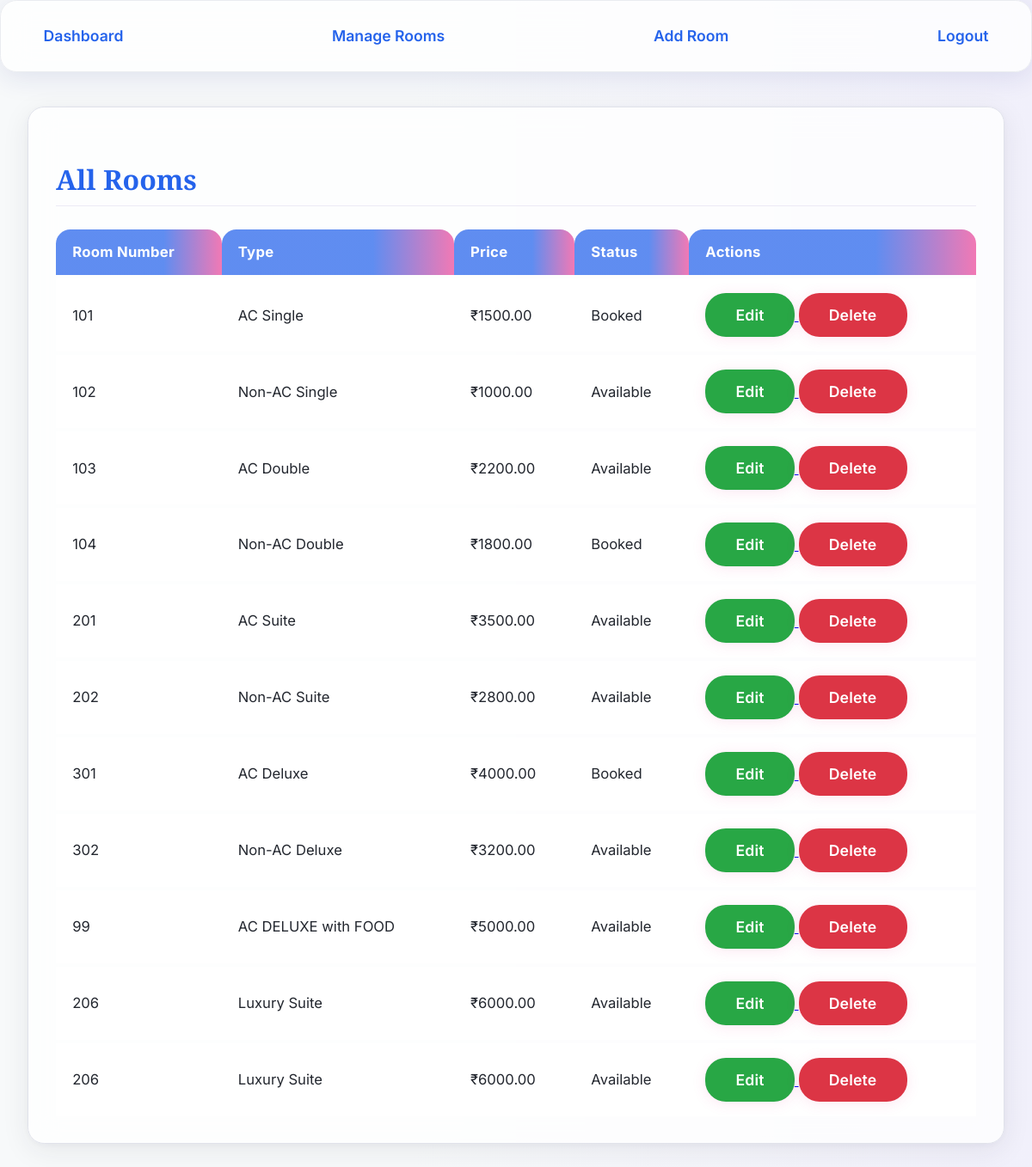
Page /admin_rooms.php (signed in) on the committed database.
### tables this page shows
CREATE TABLE `rooms` (
  `id` int(11) NOT NULL,
  `room_number` varchar(10) NOT NULL,
  `type` varchar(50) NOT NULL,
  `price` decimal(10,2) NOT NULL,
  `available` tinyint(1) DEFAULT 1
);

### admin_rooms.php (the view, shortened to what this page needs)
<?php
include 'db.php';
$sql = "SELECT * FROM rooms";
$result = $conn->query($sql);
?>
<!DOCTYPE html>
<html>
<head>
  <link rel="stylesheet" href="style.css">
</head>
<body>
  <div class="navbar">
    <a href="admin_dashboard.php">Dashboard</a>
    <a href="admin_rooms.php">Manage Rooms</a>
    <a href="admin_add_room.php">Add Room</a>
    <a href="logout.php">Logout</a>
  </div>
  <div class="container">
    <div class="card">
      <h2>All Rooms</h2>
      <table>
        <tr>
          <th>Room Number</th>
          <th>Type</th>
          <th>Price</th>
          <th>Status</th>
          <th>Actions</th>
        </tr>
        <?php while($row = $result->fetch_assoc()): ?>
        <tr>
          <td><?= $row['room_number'] ?></td>
          <td><?= $row['type'] ?></td>
          <td>₹<?= $row['price'] ?></td>
          <td><?= $row['available'] ? 'Available' : 'Booked' ?></td>
          <td>
            <a href="admin_edit_room.php?id=<?= $row['id'] ?>">
              <button style="background: #28a745">Edit</button>
            </a>
            <form action="admin_delete_room.php" method="POST" style="display:inline-block">
              <button type="submit" style="background: #dc3545">Delete</button>
            </form>
          </td>
        </tr>
        <?php endwhile; ?>
      </table>
    </div>
  </div>
</body>
</html>

### style.css (style rules this page uses)
:root { --primary: #2563eb; --secondary: #ec4899; --light: #f7f9fa; --dark: #191a23; --success: #22c55e; --danger: #ef4444; --info: #38bdf8; --warning: #fbbf24; --card-glass: rgba(255,255,255,0.77); --backdrop-glass: blur(18px); --text: #23272f; }
body { font-family: 'Inter', 'system-ui', sans-serif; background: linear-gradient(90deg, #f7f9fa 40%, #f1f0fb 100%); color: var(--text); min-height: 100vh; margin: 0; }
.container { max-width: 1140px; margin: 40px auto; padding: 0 2rem; }
.navbar { display: flex; align-items: center; justify-content: space-between; background: var(--card-glass); box-shadow: 0 6px 32px 0 rgba(31,38,135,0.11); border-radius: 1.2rem; padding: 1.3rem 2rem; margin-bottom: 2.5rem; backdrop-filter: var(--backdrop-glass); border: 1.5px solid #eaecf0; }
.navbar a { color: var(--primary); text-decoration: none; margin-right: 1.5rem; padding: 0.6rem 1.1rem; font-weight: 600; border-radius: 1.1rem; transition: background 0.22s, color 0.2s; font-size: 1.1rem; }
.navbar a:last-child { margin-right: 0; }
.card { background: var(--card-glass); backdrop-filter: var(--backdrop-glass); border-radius: 1.2rem; box-shadow: 0 8px 32px 0 rgba(36,37,49,0.08), 0 1.5px 10px 0 rgba(31,38,135,0.04); padding: 2.2rem 2rem 1.7rem 2rem; margin-bottom: 1.7rem; border: 1.5px solid #e0e2ea; transition: transform .16s cubic-bezier(.44,1.2,.6,1), box-shadow .18s; }
.card h2 { color: var(--primary); font-family: 'Playfair Display', serif; font-size: 2rem; margin-bottom: 1.2rem; padding-bottom: .6rem; border-bottom: 1px solid #eceaf5; background: linear-gradient(90deg, #2563eb 30%, #ec4899 80%); -webkit-background-clip: text; -webkit-text-fill-color: transparent; background-clip: text; text-fill-color: transparent; }
table { width: 100%; border-collapse: separate; margin-top: 1.4rem; border-spacing: 0 0.3rem; font-size: 1.04rem; background: transparent; }
th, td { padding: 1.05rem 1.2rem; text-align: left; background: rgba(255,255,255,0.80); border: none; }
th { background: linear-gradient(90deg, #2563ebbb 65%, #ec4899bb 100%); color: #fff; font-weight: 700; border-radius: 1.05rem 1.05rem 0 0; letter-spacing: 0.018em; }
tr { transition: background 0.12s; border-radius: 0.7rem; }
tr:last-child td { border-bottom: none; }
button, .btn { background: linear-gradient(90deg, #2563eb 0%, #ec4899 100%); color: #fff; padding: 0.95rem 2.2rem; border: none; border-radius: 1.5rem; font-size: 1.1rem; font-weight: 600; font-family: 'Inter', sans-serif; cursor: pointer; box-shadow: 0 2px 16px 0 rgba(236, 72, 153, 0.13); letter-spacing: 0.01em; transition: background .16s, box-shadow .15s, transform .12s; }

### rows in the picture
rooms: room_number "101", type "AC Single", price "1500.00", available "Booked"
rooms: room_number "102", type "Non-AC Single", price "1000.00", available "Available"
rooms: room_number "103", type "AC Double", price "2200.00", available "Available"
rooms: room_number "104", type "Non-AC Double", price "1800.00", available "Booked"
rooms: room_number "201", type "AC Suite", price "3500.00", available "Available"
rooms: room_number "202", type "Non-AC Suite", price "2800.00", available "Available"
rooms: room_number "301", type "AC Deluxe", price "4000.00", available "Booked"
rooms: room_number "302", type "Non-AC Deluxe", price "3200.00", available "Available"
rooms: room_number "99", type "AC DELUXE with FOOD", price "5000.00", available "Available"
rooms: room_number "206", type "Luxury Suite", price "6000.00", available "Available"
rooms: room_number "206", type "Luxury Suite", price "6000.00", available "Available"
